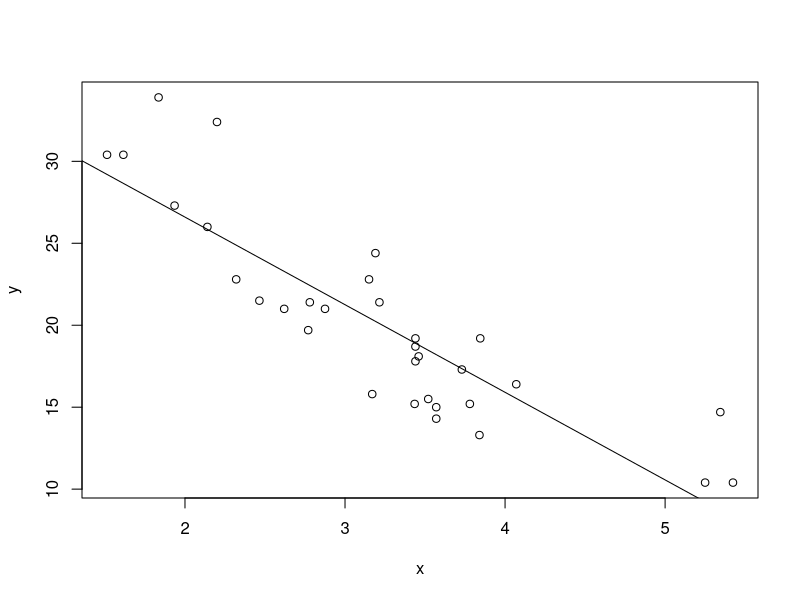
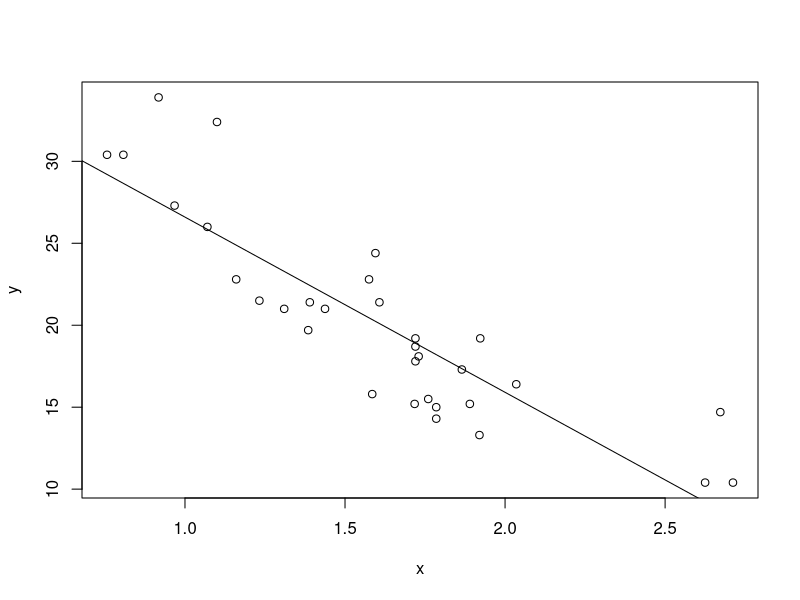

Generate these figures, in order, with R:
## question 1 and 2
x <- c(0.61, 0.93, 0.83, 0.35, 0.54, 0.16, 0.91, 0.62, 0.62)
y <- c(0.67, 0.84, 0.6, 0.18, 0.85, 0.47, 1.1, 0.65, 0.36)
fit <- lm(y ~ x)
summary(fit)

## question 3,4,5,6
data(mtcars)
x <- mtcars$wt
y <- mtcars$mpg
fit <- lm( y ~ x)
plot(x, y)
abline(fit)
averagewt <- mean(x)
conf.int <-  predict(fit, data.frame(x = c(averagewt)), interval="confidence")
pred.int <-  predict(fit, data.frame(x = c(3)), interval="prediction")

x <- mtcars$wt/2
y <- mtcars$mpg
fit <- lm( y ~ x)
plot(x, y)
abline(fit)

fit2<-lm(y~I(x/2))
tbl2<-summary(fit2)$coefficients
mn<-tbl2[2,1]      #mean is the estimated slope
std_err<-tbl2[2,2] #standard error
deg_fr<-fit2$df    #degree of freedom
#Two sides T-Tests
mn + c(-1,1) * qt(0.975,df=deg_fr) * std_err

## question 9
fit <- lm( y ~ x)
s1 <- resid(fit)
fit2 <- lm( y ~ 1)
s2 <- resid(fit2)
anova(fit)
anova(fit2)


